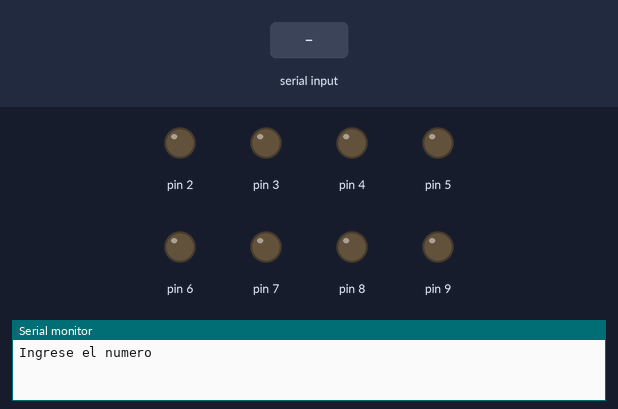
Simulated run of this sketch. Board: Arduino Uno, built with avr-gcc and run on an emulated ATmega328P. On the bench: output pins drawn as LEDs (lit = HIGH), the last lines printed to the serial monitor. The test bench sets the inputs (shaded band).

Above: at 1.2 s.
1.3 s: "90,45\n" received over Serial
At 2.9 s:
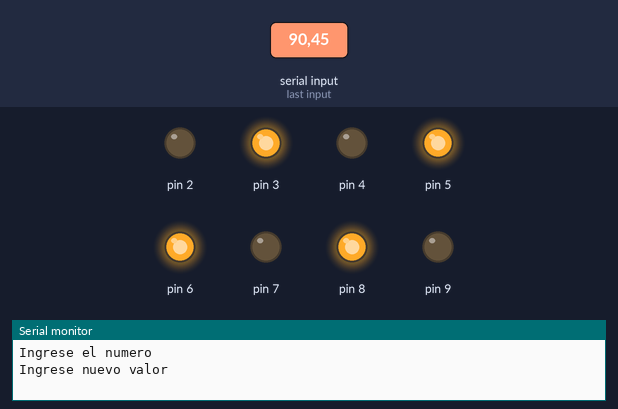
3.8 s: "30,150\n" received over Serial
At 6.0 s:
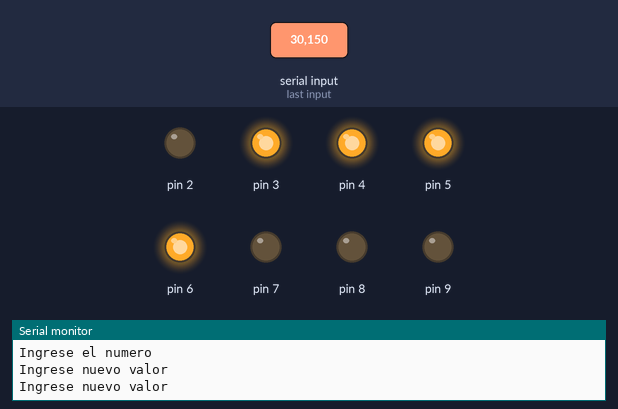
6.3 s: "5\n" received over Serial
At 7.7 s:
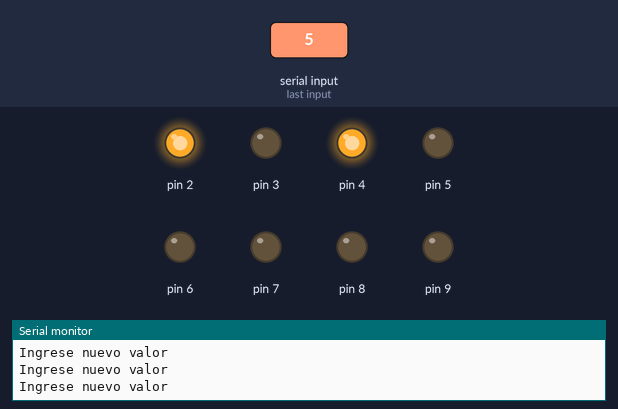
8.8 s: "200\n" received over Serial
At 10.9 s:
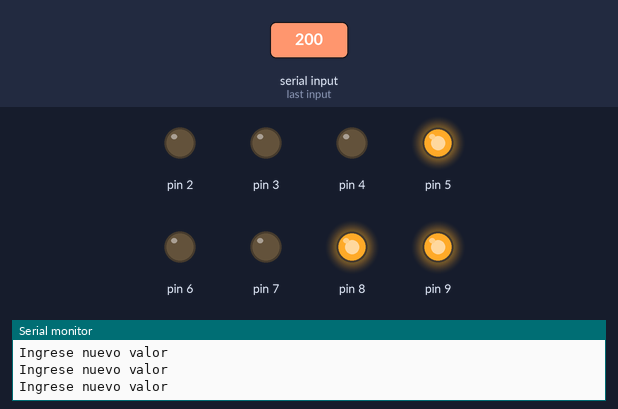
11.3 s: "90\n" received over Serial
At 12.8 s:
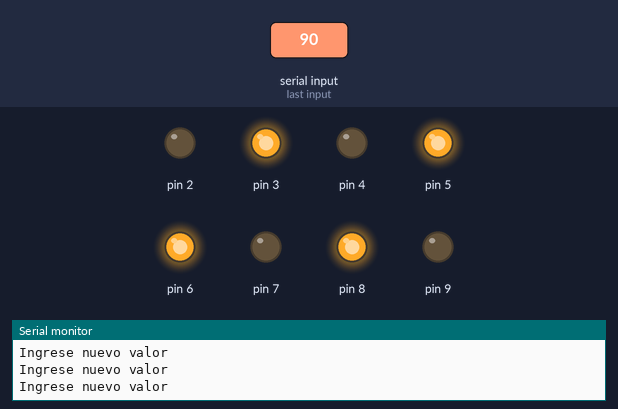
Timing chart, 0 to 14.3 s (numbered marks = the images above; inputs shaded):
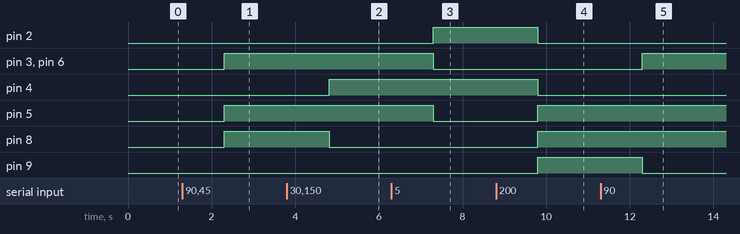

The sketch:

Ejercicio_practico4.ino
```cpp
/*
   Universidad Tecnica del norte
   FICA-CIERCOM
   Christofer Macas
   Estimados estudiantes: Realizar un programa que el número ingresado por comunicación serial se
   refleje en código binario hasta 8 bits con leds. Ejemplo: número ingresado 5 -> sistema con leds 00000101
*/

String dato;      //Variable para almaacenar la lectura de la comunicación serial
int numero;       //Variable para almacer el dato en entero
int valor ;       //Variable para la lectura binaria
boolean bandera = true;   //Variable para la impresion


void setup() {
  Serial.begin(9600);           //Inicio la cominicación serial
  for (int i = 2; i <= 9; i++) {  //Ciclo para poner como salida a los pines
    pinMode(i, OUTPUT);
  }
  Serial.println("Ingrese el numero");
}

void loop() {

  if (Serial.available() > 0) {   //Inicio la cominicación serial
    dato = Serial.readString();
    numero = dato.toInt();        //Almaceno el dato en entero
    if (numero < 256) {           //Conición para no superar los 8 bits
      valor = binario(numero);    //Inicio el metodo para imprimir el número binario
      delay(20);
      texto();                    //Método para imprimir el mensaje
      bandera = true;
    } else {
      Serial.println("Supera los 8 bits");
    }

  }

}
int binario (int x) {             //Metodo para mostrar en leds el numero
  digitalWrite(2, bitRead(x, 0));
  digitalWrite(3, bitRead(x, 1));
  digitalWrite(4, bitRead(x, 2));
  digitalWrite(5, bitRead(x, 3));
  digitalWrite(6, bitRead(x, 4));
  digitalWrite(7, bitRead(x, 5));
  digitalWrite(8, bitRead(x, 6));
  digitalWrite(9, bitRead(x, 7));
}
void texto() {                    //Método para imprimir mensaje
  if (bandera == true) {
    Serial.println("Ingrese nuevo valor");
    bandera = false;
  }
}
```

Measured:
- after the input at 1.3 s, pin 3, pin 5, pin 6, pin 8: LOW → HIGH after 1.0 s
- after the input at 3.8 s, pin 4: LOW → HIGH after 1.0 s; pin 8: HIGH → LOW after 1.0 s
- after the input at 6.3 s, pin 2: LOW → HIGH after 1.0 s; pin 3, pin 5, pin 6: HIGH → LOW after 1.0 s
- after the input at 8.8 s, pin 2, pin 4: HIGH → LOW after 1.0 s; pin 5, pin 8, pin 9: LOW → HIGH after 1.0 s
- after the input at 11.3 s, pin 3, pin 6: LOW → HIGH after 1.0 s; pin 9: HIGH → LOW after 1.0 s
